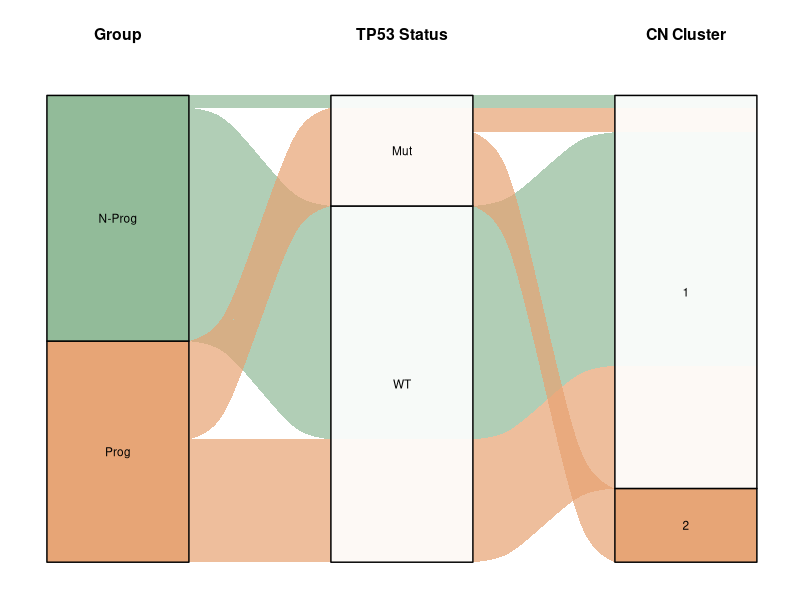
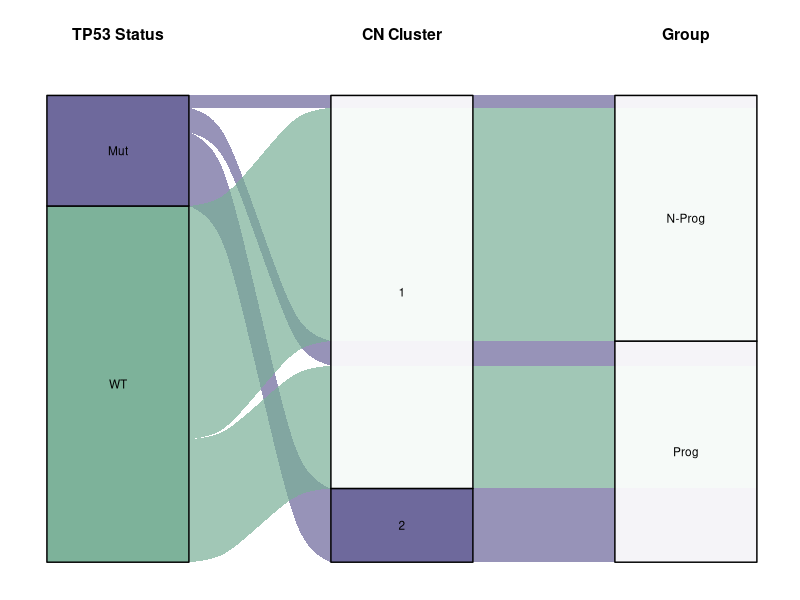
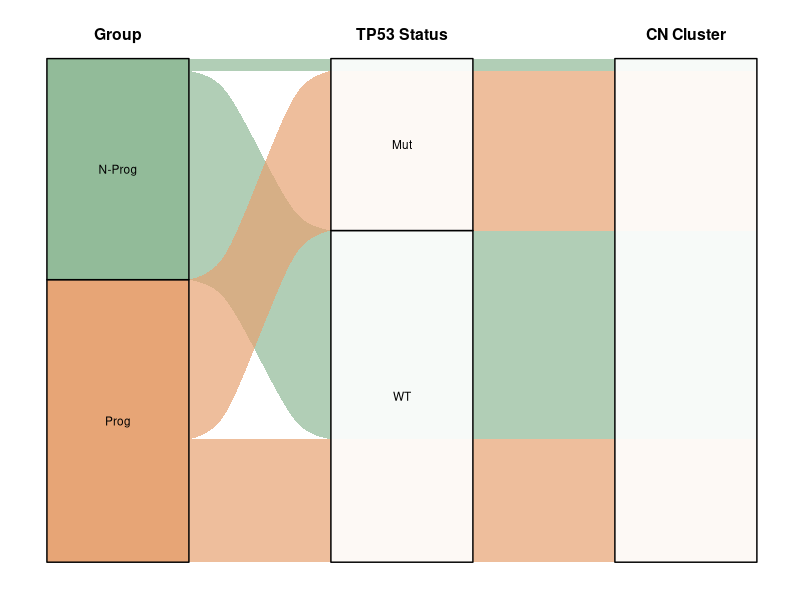
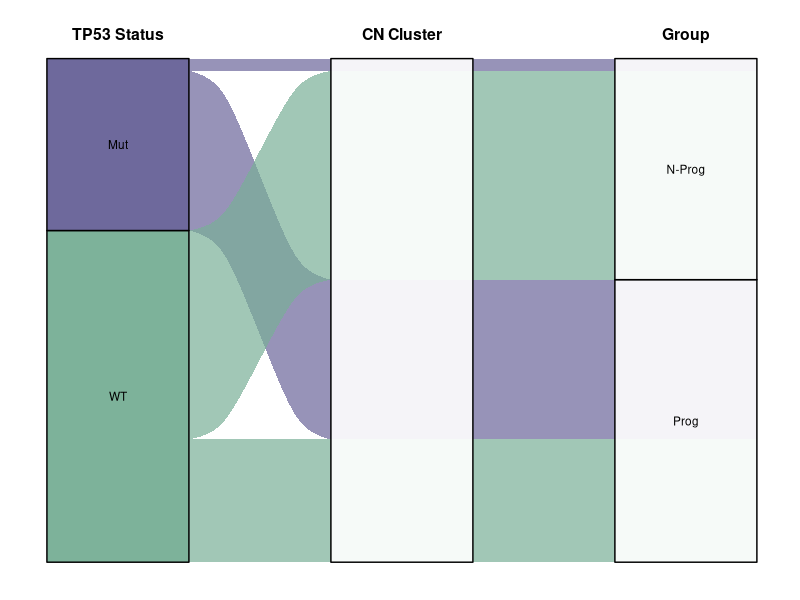

The R script that drew these images, in order:
library(tidyr)
library(readr)
library(dplyr)
library(ggalluvial)

### Functions ###
prep_alluvial_data <- function(df) {
  df_alluvial <- df |>
    select(-cn_proportion) |>
    group_by(group, cn_cluster, TP53_status) |>
    summarise(Freq = n(), .groups = "drop")
  return(df_alluvial)
}

plot_alluvial <- function(plot_df, axes_order, axis_labels, colours) {
  axis_label_df <- data.frame(
    x = seq_along(axes_order),
    y = 43,
    label = axis_labels
  )
  
  ggplot(plot_df,
         aes_string(axis1 = axes_order[1], axis2 = axes_order[2], axis3 = axes_order[3],
                    y = "Freq", fill = axes_order[1])) +
    geom_alluvium(width = 0.5, alpha = 0.7) +
    geom_stratum(width = 0.5, color = "black", alpha = 0.9) +
    geom_text(stat = "stratum", aes(label = after_stat(stratum)), size = 3) +
    geom_text(data = axis_label_df, aes(x = x, y = y, label = label),
              inherit.aes = FALSE, fontface = "bold", size = 4) +
    scale_fill_manual(values = colours, na.value = "white") +
    theme_classic() +
    theme(
      axis.title = element_blank(),
      axis.text = element_blank(),
      axis.ticks = element_blank(),
      axis.line = element_blank(),
      legend.position = "none"
    )
}

### Precursors ###
pre_df <- read_tsv("results/precursor_combined_results.tsv") |>
     mutate(group = recode(group,"Non-progressor" = "N-Prog", "Progressor" = "Prog"))


pre_alluvial <- prep_alluvial_data(pre_df)

# By group
p1 <- plot_alluvial(
  pre_alluvial,
  axes_order = c("group", "TP53_status", "cn_cluster"),
  axis_labels = c("Group", "TP53 Status", "CN Cluster"),
  colours = c("N-Prog" = "#8FB996", "Prog" = "#E6A272")
)
ggsave("plots/alluvial/precursors/group_cn_TP53.png", p1, height = 3, width = 5)

# By TP53
p2 <- plot_alluvial(
  pre_alluvial,
  axes_order = c("TP53_status", "cn_cluster", "group"),
  axis_labels = c("TP53 Status", "CN Cluster", "Group"),
  colours = c("WT" = "#79AF97", "Mut" = "#6A6599")
)
ggsave("plots/alluvial/precursors/TP53_cn_group.png", p2, height = 3, width = 5)

### Follow Ups ###
fol_df <- read_tsv("results/follow_up_combined_results.tsv") |>
     mutate(group = recode(group,"Non-progressor" = "N-Prog", "Progressor" = "Prog"))

fol_alluvial <- prep_alluvial_data(fol_df)

# By group
f1 <- plot_alluvial(
  fol_alluvial,
  axes = c("group", "TP53_status", "cn_cluster"),
  axis_labels = c("Group", "TP53 Status", "CN Cluster"),
  colours = c("N-Prog" = "#8FB996", "Prog" = "#E6A272")
)
ggsave("plots/alluvial/follow_ups/group_cn_TP53.png", f1, height = 3, width = 5)

# By TP53
f2 <- plot_alluvial(
  fol_alluvial,
  axes = c("TP53_status", "cn_cluster", "group"),
  axis_labels = c("TP53 Status", "CN Cluster", "Group"),
  colours = c("WT" = "#79AF97", "Mut" = "#6A6599")
)
ggsave("plots/alluvial/follow_ups/TP53_cn_group.png", f2, height = 3, width = 5)
